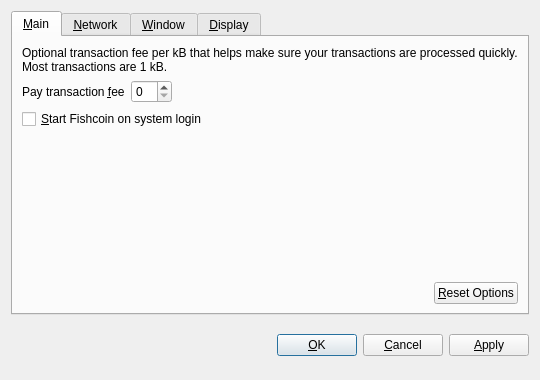
<?xml version="1.0" encoding="UTF-8"?>
<ui version="4.0">
 <class>OptionsDialog</class>
 <widget class="QDialog" name="OptionsDialog">
  <property name="geometry">
   <rect>
    <x>0</x>
    <y>0</y>
    <width>540</width>
    <height>380</height>
   </rect>
  </property>
  <property name="windowTitle">
   <string>Options</string>
  </property>
  <property name="modal">
   <bool>true</bool>
  </property>
  <layout class="QVBoxLayout" name="verticalLayout">
   <item>
    <widget class="QTabWidget" name="tabWidget">
     <property name="tabPosition">
      <enum>QTabWidget::North</enum>
     </property>
     <property name="currentIndex">
      <number>0</number>
     </property>
     <widget class="QWidget" name="tabMain">
      <attribute name="title">
       <string>&amp;Main</string>
      </attribute>
      <layout class="QVBoxLayout" name="verticalLayout_Main">
       <item>
        <widget class="QLabel" name="transactionFeeInfoLabel">
         <property name="text">
          <string>Optional transaction fee per kB that helps make sure your transactions are processed quickly. Most transactions are 1 kB.</string>
         </property>
         <property name="textFormat">
          <enum>Qt::PlainText</enum>
         </property>
         <property name="wordWrap">
          <bool>true</bool>
         </property>
        </widget>
       </item>
       <item>
        <layout class="QHBoxLayout" name="horizontalLayout_1_Main">
         <item>
          <widget class="QLabel" name="transactionFeeLabel">
           <property name="text">
            <string>Pay transaction &amp;fee</string>
           </property>
           <property name="textFormat">
            <enum>Qt::PlainText</enum>
           </property>
           <property name="buddy">
            <cstring>transactionFee</cstring>
           </property>
          </widget>
         </item>
         <item>
          <widget class="BitcoinAmountField" name="transactionFee"/>
         </item>
         <item>
          <spacer name="horizontalSpacer_1_Main">
           <property name="orientation">
            <enum>Qt::Horizontal</enum>
           </property>
           <property name="sizeHint" stdset="0">
            <size>
             <width>40</width>
             <height>20</height>
            </size>
           </property>
          </spacer>
         </item>
        </layout>
       </item>
       <item>
        <widget class="QCheckBox" name="bitcoinAtStartup">
         <property name="toolTip">
          <string>Automatically start Fishcoin after logging in to the system.</string>
         </property>
         <property name="text">
          <string>&amp;Start Fishcoin on system login</string>
         </property>
        </widget>
       </item>
       <item>
        <spacer name="verticalSpacer_Main">
         <property name="orientation">
          <enum>Qt::Vertical</enum>
         </property>
         <property name="sizeHint" stdset="0">
          <size>
           <width>20</width>
           <height>40</height>
          </size>
         </property>
        </spacer>
       </item>
       <item>
        <layout class="QHBoxLayout" name="horizontalLayout_2_Main">
         <item>
          <spacer name="horizontalSpacer_2_Main">
           <property name="orientation">
            <enum>Qt::Horizontal</enum>
           </property>
           <property name="sizeHint" stdset="0">
            <size>
             <width>40</width>
             <height>20</height>
            </size>
           </property>
          </spacer>
         </item>
         <item>
          <widget class="QPushButton" name="resetButton">
           <property name="toolTip">
            <string>Reset all client options to default.</string>
           </property>
           <property name="text">
            <string>&amp;Reset Options</string>
           </property>
           <property name="autoDefault">
            <bool>false</bool>
           </property>
          </widget>
         </item>
        </layout>
       </item>
      </layout>
     </widget>
     <widget class="QWidget" name="tabNetwork">
      <attribute name="title">
       <string>&amp;Network</string>
      </attribute>
      <layout class="QVBoxLayout" name="verticalLayout_Network">
       <item>
        <widget class="QCheckBox" name="mapPortUpnp">
         <property name="toolTip">
          <string>Automatically open the Fishcoin client port on the router. This only works when your router supports UPnP and it is enabled.</string>
         </property>
         <property name="text">
          <string>Map port using &amp;UPnP</string>
         </property>
        </widget>
       </item>
       <item>
        <widget class="QCheckBox" name="connectSocks">
         <property name="toolTip">
          <string>Connect to the Fishcoin network through a SOCKS proxy (e.g. when connecting through Tor).</string>
         </property>
         <property name="text">
          <string>&amp;Connect through SOCKS proxy:</string>
         </property>
        </widget>
       </item>
       <item>
        <layout class="QHBoxLayout" name="horizontalLayout_Network">
         <item>
          <widget class="QLabel" name="proxyIpLabel">
           <property name="text">
            <string>Proxy &amp;IP:</string>
           </property>
           <property name="textFormat">
            <enum>Qt::PlainText</enum>
           </property>
           <property name="buddy">
            <cstring>proxyIp</cstring>
           </property>
          </widget>
         </item>
         <item>
          <widget class="QValidatedLineEdit" name="proxyIp">
           <property name="maximumSize">
            <size>
             <width>140</width>
             <height>16777215</height>
            </size>
           </property>
           <property name="toolTip">
            <string>IP address of the proxy (e.g. 127.0.0.1)</string>
           </property>
          </widget>
         </item>
         <item>
          <widget class="QLabel" name="proxyPortLabel">
           <property name="text">
            <string>&amp;Port:</string>
           </property>
           <property name="textFormat">
            <enum>Qt::PlainText</enum>
           </property>
           <property name="buddy">
            <cstring>proxyPort</cstring>
           </property>
          </widget>
         </item>
         <item>
          <widget class="QLineEdit" name="proxyPort">
           <property name="maximumSize">
            <size>
             <width>55</width>
             <height>16777215</height>
            </size>
           </property>
           <property name="toolTip">
            <string>Port of the proxy (e.g. 9050)</string>
           </property>
          </widget>
         </item>
         <item>
          <widget class="QLabel" name="socksVersionLabel">
           <property name="text">
            <string>SOCKS &amp;Version:</string>
           </property>
           <property name="textFormat">
            <enum>Qt::PlainText</enum>
           </property>
           <property name="buddy">
            <cstring>socksVersion</cstring>
           </property>
          </widget>
         </item>
         <item>
          <widget class="QValueComboBox" name="socksVersion">
           <property name="toolTip">
            <string>SOCKS version of the proxy (e.g. 5)</string>
           </property>
          </widget>
         </item>
         <item>
          <spacer name="horizontalSpacer_Network">
           <property name="orientation">
            <enum>Qt::Horizontal</enum>
           </property>
           <property name="sizeHint" stdset="0">
            <size>
             <width>40</width>
             <height>20</height>
            </size>
           </property>
          </spacer>
         </item>
        </layout>
       </item>
       <item>
        <spacer name="verticalSpacer_Network">
         <property name="orientation">
          <enum>Qt::Vertical</enum>
         </property>
         <property name="sizeHint" stdset="0">
          <size>
           <width>20</width>
           <height>40</height>
          </size>
         </property>
        </spacer>
       </item>
      </layout>
     </widget>
     <widget class="QWidget" name="tabWindow">
      <attribute name="title">
       <string>&amp;Window</string>
      </attribute>
      <layout class="QVBoxLayout" name="verticalLayout_Window">
       <item>
        <widget class="QCheckBox" name="minimizeToTray">
         <property name="toolTip">
          <string>Show only a tray icon after minimizing the window.</string>
         </property>
         <property name="text">
          <string>&amp;Minimize to the tray instead of the taskbar</string>
         </property>
        </widget>
       </item>
       <item>
        <widget class="QCheckBox" name="minimizeOnClose">
         <property name="toolTip">
          <string>Minimize instead of exit the application when the window is closed. When this option is enabled, the application will be closed only after selecting Quit in the menu.</string>
         </property>
         <property name="text">
          <string>M&amp;inimize on close</string>
         </property>
        </widget>
       </item>
       <item>
        <spacer name="verticalSpacer_Window">
         <property name="orientation">
          <enum>Qt::Vertical</enum>
         </property>
         <property name="sizeHint" stdset="0">
          <size>
           <width>20</width>
           <height>40</height>
          </size>
         </property>
        </spacer>
       </item>
      </layout>
     </widget>
     <widget class="QWidget" name="tabDisplay">
      <attribute name="title">
       <string>&amp;Display</string>
      </attribute>
      <layout class="QVBoxLayout" name="verticalLayout_Display">
       <item>
        <layout class="QHBoxLayout" name="horizontalLayout_1_Display">
         <item>
          <widget class="QLabel" name="langLabel">
           <property name="text">
            <string>User Interface &amp;language:</string>
           </property>
           <property name="textFormat">
            <enum>Qt::PlainText</enum>
           </property>
           <property name="buddy">
            <cstring>lang</cstring>
           </property>
          </widget>
         </item>
         <item>
          <widget class="QValueComboBox" name="lang">
           <property name="toolTip">
            <string>The user interface language can be set here. This setting will take effect after restarting Fishcoin.</string>
           </property>
          </widget>
         </item>
        </layout>
       </item>
       <item>
        <layout class="QHBoxLayout" name="horizontalLayout_2_Display">
         <item>
          <widget class="QLabel" name="unitLabel">
           <property name="text">
            <string>&amp;Unit to show amounts in:</string>
           </property>
           <property name="textFormat">
            <enum>Qt::PlainText</enum>
           </property>
           <property name="buddy">
            <cstring>unit</cstring>
           </property>
          </widget>
         </item>
         <item>
          <widget class="QValueComboBox" name="unit">
           <property name="toolTip">
            <string>Choose the default subdivision unit to show in the interface and when sending coins.</string>
           </property>
          </widget>
         </item>
        </layout>
       </item>
       <item>
        <widget class="QCheckBox" name="displayAddresses">
         <property name="toolTip">
          <string>Whether to show Fishcoin addresses in the transaction list or not.</string>
         </property>
         <property name="text">
          <string>&amp;Display addresses in transaction list</string>
         </property>
        </widget>
       </item>
       <item>
        <widget class="QCheckBox" name="coinControlFeatures">
         <property name="toolTip">
          <string>Whether to show coin control features or not.</string>
         </property>
         <property name="text">
          <string>Display coin &amp;control features (experts only!)</string>
         </property>
        </widget>
       </item>
       <item>
        <spacer name="verticalSpacer_Display">
         <property name="orientation">
          <enum>Qt::Vertical</enum>
         </property>
         <property name="sizeHint" stdset="0">
          <size>
           <width>20</width>
           <height>40</height>
          </size>
         </property>
        </spacer>
       </item>
      </layout>
     </widget>
    </widget>
   </item>
   <item>
    <layout class="QHBoxLayout" name="horizontalLayout_Buttons">
     <item>
      <spacer name="horizontalSpacer_1">
       <property name="orientation">
        <enum>Qt::Horizontal</enum>
       </property>
       <property name="sizeHint" stdset="0">
        <size>
         <width>40</width>
         <height>48</height>
        </size>
       </property>
      </spacer>
     </item>
     <item>
      <widget class="QLabel" name="statusLabel">
       <property name="font">
        <font>
         <weight>75</weight>
         <bold>true</bold>
        </font>
       </property>
       <property name="text">
        <string/>
       </property>
       <property name="textFormat">
        <enum>Qt::PlainText</enum>
       </property>
       <property name="wordWrap">
        <bool>true</bool>
       </property>
      </widget>
     </item>
     <item>
      <spacer name="horizontalSpacer_2">
       <property name="orientation">
        <enum>Qt::Horizontal</enum>
       </property>
       <property name="sizeHint" stdset="0">
        <size>
         <width>40</width>
         <height>48</height>
        </size>
       </property>
      </spacer>
     </item>
     <item>
      <widget class="QPushButton" name="okButton">
       <property name="text">
        <string>&amp;OK</string>
       </property>
      </widget>
     </item>
     <item>
      <widget class="QPushButton" name="cancelButton">
       <property name="text">
        <string>&amp;Cancel</string>
       </property>
       <property name="autoDefault">
        <bool>false</bool>
       </property>
      </widget>
     </item>
     <item>
      <widget class="QPushButton" name="applyButton">
       <property name="text">
        <string>&amp;Apply</string>
       </property>
       <property name="autoDefault">
        <bool>false</bool>
       </property>
      </widget>
     </item>
    </layout>
   </item>
  </layout>
 </widget>
 <customwidgets>
  <customwidget>
   <class>BitcoinAmountField</class>
   <extends>QSpinBox</extends>
   <header>bitcoinamountfield.h</header>
  </customwidget>
  <customwidget>
   <class>QValueComboBox</class>
   <extends>QComboBox</extends>
   <header>qvaluecombobox.h</header>
  </customwidget>
  <customwidget>
   <class>QValidatedLineEdit</class>
   <extends>QLineEdit</extends>
   <header>qvalidatedlineedit.h</header>
  </customwidget>
 </customwidgets>
 <resources/>
 <connections/>
</ui>
